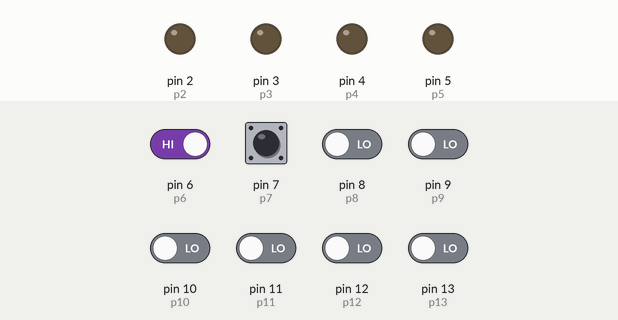
Simulated run of this sketch. Board: Arduino Uno, built with avr-gcc and run on an emulated ATmega328P. Parts: output pins drawn as LEDs (lit = HIGH). Inputs (shaded band) come from the test bench; at power-on: pin 6 (p6), pin 7 (p7) HIGH, pin 8 (p8), pin 9 (p9), pin 10 (p10), pin 11 (p11), pin 12 (p12), pin 13 (p13) LOW. Pins used as bus, display or sensor lines are not drawn.

Above: at 3.8 s.
3.9 s: pin 6 (p6) driven LOW and pin 11 (p11) driven HIGH
At 16.5 s:
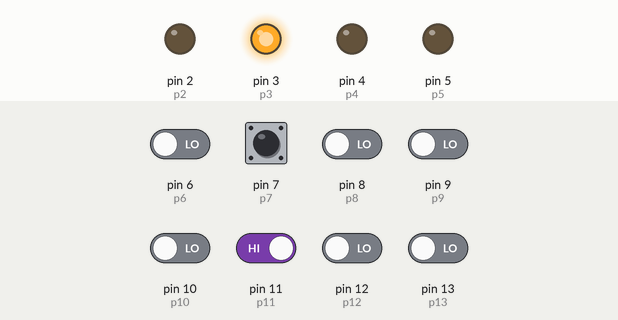
17.5 s: pin 9 (p9) driven HIGH
At 30.0 s:
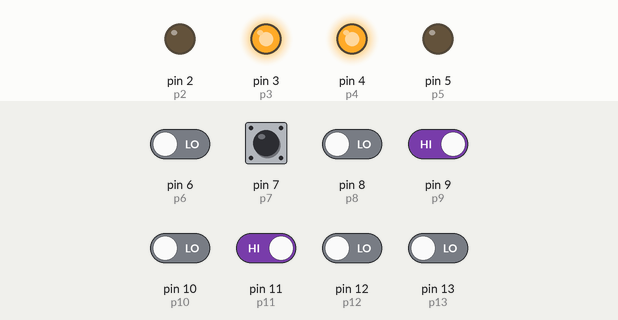
30.5 s: pin 10 (p10) driven HIGH
At 42.3 s:
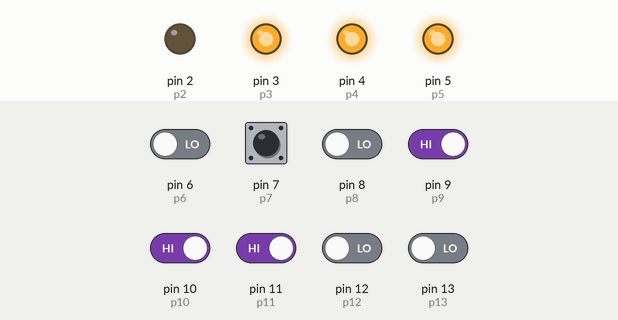
43.5 s: pin 10 (p10) driven LOW
At 55.8 s:
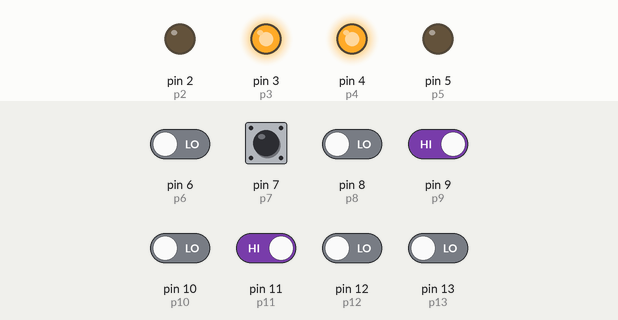
56.5 s: pin 9 (p9) driven LOW
At 69.2 s:
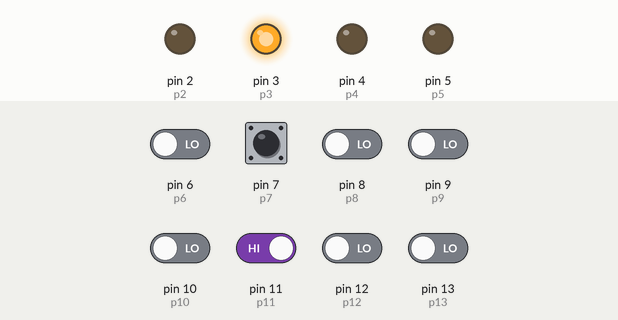
69.5 s: pin 13 (p13) driven HIGH
At 81.5 s:
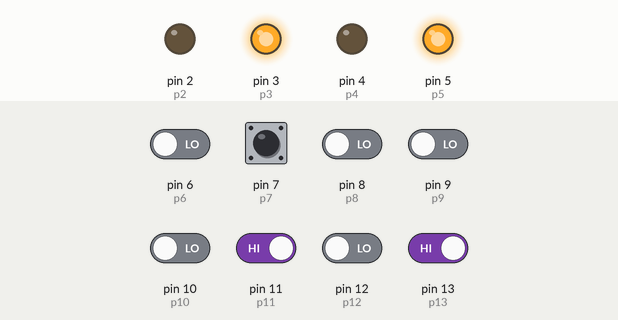
Timing chart, 0 to 83.0 s (numbered marks = the images above; inputs shaded):
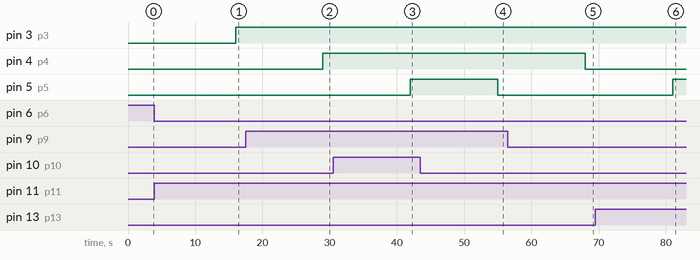

The sketch:

BinaryCalculator.ino
```cpp
//Christian Rios Mancilla
/*
 * A simple binary calculator shows the result by
 * the serial monitor and in leds it can be easily modified
 * for the control of qualifications
 */
//Puerto A
int p13 =13;
int p12=12;
int p11=11;

//Puerto B
int p10=10;
int p9=9;
int p8=8;

//Puerto de salida
int p3=3;
int p2=2;
int p1=1;
int p0=0;

//Puertos para banderas
int p4=4;
int p5=5;

//Puertos para operaciones + - * /
int p7=7;
int p6=6;

void setup() {
  // put your setup code here, to run once:
//Puertos de entrada
  Serial.begin(9600);
pinMode(p13,INPUT);
pinMode(p12,INPUT);
pinMode(p11,INPUT);
pinMode(p10,INPUT);
pinMode(p9,INPUT);
pinMode(p8,INPUT);
pinMode(p7,INPUT);
pinMode(p6,INPUT);

//Puertos de salida
pinMode(p5,OUTPUT);
pinMode(p4,OUTPUT);
pinMode(p3,OUTPUT);
pinMode(p2,OUTPUT);
pinMode(p1,OUTPUT);
pinMode(p0,OUTPUT);
}

void loop() {
  // put your main code here, to run repeatedly:


  //Serial.println("");
    //Serial.println("Iniciando Programa...");
  //Serial.println("Ingresa el primer Numero");
   delay(1000);
  //Leer datos d elos puertos


int num1= leerPuertoA();

//Serial.println("Ingresa el segundo Numero");
 delay(1000);
int num2 = leerPuertoB();

//leer la operacion seleccionada

 //Serial.println("Operacion a realizar");
delay(1000);
int operacion = leerOperacion();

int numDecimal=0;
//Reallizar operaciones
switch (operacion){
  case 1:
//Suma
numDecimal=num1+num2;
//Serial.println("Resultado de la suma:");
 //Serial.println(numDecimal);

mostrarResultado(numDecimal);
  break;
  case 2:
//Resta
numDecimal=num1-num2;
//Serial.println("Resultado de la resta:");
// Serial.println(numDecimal);

mostrarResultado(numDecimal);
  break;
  case 3:
//Multiplicacion
numDecimal=num1*num2;
 //Serial.print("");
//Serial.println("Resultado de la multiplicacion:");
 //Serial.println(numDecimal);
mostrarResultado(numDecimal);
  break;
  case 4:
//Divicion
numDecimal=num1/num2;
//Serial.println("Resultado de la divicion:");
 //Serial.println(numDecimal);
mostrarResultado(numDecimal);
  break;


}


}

int leerPuertoA(){
  int pins[]={p13,p12,p11};
  int valores[]={1,2,4};
  int num1=0;
for(int i=0;i<3;i ++){
  if(digitalRead(pins[i])==HIGH){
    num1=num1+valores[i];
  }
}
 //Serial.println("Numero 1:");
      //Serial.println(num1);

return num1;
}

int leerPuertoB(){
 int pins[]={p10,p9,p8};
  int valores[]={1,2,4};
  int num2=0;
for(int i=0;i<3;i ++){
  if(digitalRead(pins[i])==HIGH){
    num2=num2+valores[i];
}
}
 //Serial.println("Numero 2:");
     // Serial.println(num2);

return num2;
}

int leerOperacion(){
  if(digitalRead(p7)==LOW && digitalRead(p6) == LOW){
    //Suma
    // Serial.println("Operacion: Suma");
  return 1;
}else if(digitalRead(p7)==HIGH && digitalRead(p6)==LOW){
  //Resta
 // Serial.println("Operacion: Resta");
  return 2;
}else if (digitalRead(p7)==LOW && digitalRead(p6)==HIGH){
  //Multiplicacion
 // Serial.println("Operacion: Multiplicacion");
  return 3;
}else if(digitalRead(p7)==HIGH && digitalRead(p6)==HIGH){
  //Divicion
  //Serial.println("Operacion: Divicion");
 return 4;
}

}

void mostrarResultado(int numDecimal){

if(numDecimal>0 && numDecimal<16){
      int pins[]={p5,p4,p3,p2};
  int cont=0;
  //Serial.println("Resultado:");
  while(numDecimal!=0){
    if(numDecimal% 2 == 1){
      digitalWrite(pins[cont],HIGH);
     // Serial.print("1");
    }else{
        digitalWrite(pins[cont],LOW);
       // Serial.print("0");
    }
    cont++;
    numDecimal=numDecimal/2;
  }
}else{
  if(numDecimal<0){
     digitalWrite(p0,HIGH);
  }
  if(numDecimal>15){
    digitalWrite(p1,HIGH);
  }

}


delay(10000);

}
```

Measured:
- after the input at 3.9 s, pin 3 (p3): LOW → HIGH after 12.1 s
- after the input at 17.5 s, pin 4 (p4): LOW → HIGH after 11.5 s
- after the input at 30.5 s, pin 5 (p5): LOW → HIGH after 11.5 s
- after the input at 43.5 s, pin 5 (p5): HIGH → LOW after 11.5 s
- after the input at 56.5 s, pin 4 (p4): HIGH → LOW after 11.5 s
- after the input at 69.5 s, pin 5 (p5): LOW → HIGH after 11.5 s
